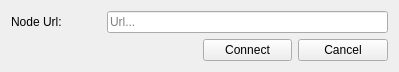
<?xml version="1.0" encoding="UTF-8"?>
<ui version="4.0">
 <class>Connect</class>
 <widget class="QWidget" name="Connect">
  <property name="geometry">
   <rect>
    <x>0</x>
    <y>0</y>
    <width>399</width>
    <height>69</height>
   </rect>
  </property>
  <property name="windowTitle">
   <string>Form</string>
  </property>
  <layout class="QGridLayout" name="gridLayout">
   <item row="0" column="0">
    <widget class="QLabel" name="label">
     <property name="sizePolicy">
      <sizepolicy hsizetype="Preferred" vsizetype="Fixed">
       <horstretch>0</horstretch>
       <verstretch>0</verstretch>
      </sizepolicy>
     </property>
     <property name="maximumSize">
      <size>
       <width>100</width>
       <height>16777215</height>
      </size>
     </property>
     <property name="text">
      <string>Node Url:</string>
     </property>
    </widget>
   </item>
   <item row="0" column="1" colspan="3">
    <widget class="QLineEdit" name="txtNodeUrl">
     <property name="placeholderText">
      <string>Url...</string>
     </property>
    </widget>
   </item>
   <item row="1" column="0" colspan="2">
    <spacer name="horizontalSpacer">
     <property name="orientation">
      <enum>Qt::Horizontal</enum>
     </property>
     <property name="sizeHint" stdset="0">
      <size>
       <width>185</width>
       <height>21</height>
      </size>
     </property>
    </spacer>
   </item>
   <item row="1" column="2">
    <widget class="QPushButton" name="pbConnect">
     <property name="text">
      <string>Connect</string>
     </property>
    </widget>
   </item>
   <item row="1" column="3">
    <widget class="QPushButton" name="pbCancelConnect">
     <property name="sizePolicy">
      <sizepolicy hsizetype="Minimum" vsizetype="Minimum">
       <horstretch>0</horstretch>
       <verstretch>0</verstretch>
      </sizepolicy>
     </property>
     <property name="text">
      <string>Cancel</string>
     </property>
    </widget>
   </item>
  </layout>
 </widget>
 <resources/>
 <connections/>
</ui>
